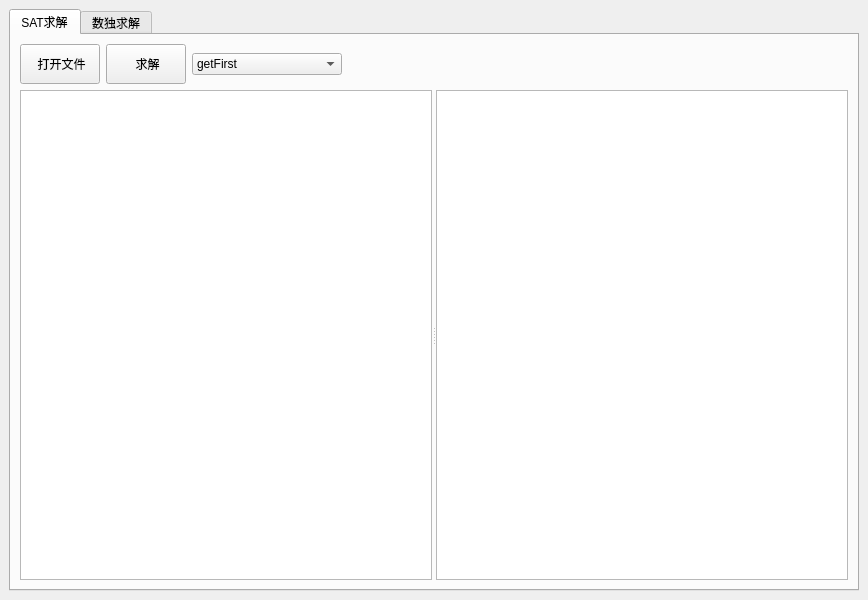
<?xml version="1.0" encoding="UTF-8"?>
<ui version="4.0">
 <class>SATSolverQt</class>
 <widget class="QMainWindow" name="SATSolverQt">
  <property name="geometry">
   <rect>
    <x>0</x>
    <y>0</y>
    <width>800</width>
    <height>600</height>
   </rect>
  </property>
  <property name="windowTitle">
   <string>SATSolverQt</string>
  </property>
  <widget class="QWidget" name="centralwidget">
   <layout class="QGridLayout" name="gridLayout_4">
    <item row="0" column="0">
     <widget class="QTabWidget" name="tabWidget">
      <property name="currentIndex">
       <number>0</number>
      </property>
      <widget class="QWidget" name="tab">
       <attribute name="title">
        <string>SAT求解</string>
       </attribute>
       <layout class="QGridLayout" name="gridLayout_2">
        <item row="1" column="0" rowspan="2" colspan="2">
         <widget class="QSplitter" name="splitter">
          <property name="orientation">
           <enum>Qt::Horizontal</enum>
          </property>
          <widget class="QPlainTextEdit" name="showSAT">
           <property name="minimumSize">
            <size>
             <width>0</width>
             <height>480</height>
            </size>
           </property>
           <property name="readOnly">
            <bool>true</bool>
           </property>
          </widget>
          <widget class="QPlainTextEdit" name="showAns">
           <property name="readOnly">
            <bool>true</bool>
           </property>
          </widget>
         </widget>
        </item>
        <item row="0" column="0">
         <layout class="QHBoxLayout" name="horizontalLayout">
          <property name="leftMargin">
           <number>0</number>
          </property>
          <property name="rightMargin">
           <number>500</number>
          </property>
          <item>
           <widget class="QPushButton" name="getSAT">
            <property name="minimumSize">
             <size>
              <width>0</width>
              <height>40</height>
             </size>
            </property>
            <property name="maximumSize">
             <size>
              <width>80</width>
              <height>16777215</height>
             </size>
            </property>
            <property name="text">
             <string> 打开文件</string>
            </property>
           </widget>
          </item>
          <item>
           <widget class="QPushButton" name="solveSAT">
            <property name="minimumSize">
             <size>
              <width>0</width>
              <height>40</height>
             </size>
            </property>
            <property name="maximumSize">
             <size>
              <width>80</width>
              <height>16777215</height>
             </size>
            </property>
            <property name="text">
             <string> 求解</string>
            </property>
           </widget>
          </item>
          <item>
           <widget class="QComboBox" name="chooseBranching">
            <property name="minimumSize">
             <size>
              <width>150</width>
              <height>0</height>
             </size>
            </property>
            <item>
             <property name="text">
              <string>getFirst</string>
             </property>
            </item>
            <item>
             <property name="text">
              <string>getLiteralDLCS</string>
             </property>
            </item>
            <item>
             <property name="text">
              <string>getLiteralMinLen</string>
             </property>
            </item>
            <item>
             <property name="text">
              <string>getLiteral2SJW</string>
             </property>
            </item>
           </widget>
          </item>
         </layout>
        </item>
       </layout>
      </widget>
      <widget class="QWidget" name="tab_2">
       <attribute name="title">
        <string>数独求解</string>
       </attribute>
       <layout class="QGridLayout" name="gridLayout_3">
        <item row="0" column="0">
         <widget class="QWidget" name="widget" native="true">
          <layout class="QGridLayout" name="gridLayout">
           <item row="4" column="1">
            <spacer name="verticalSpacer">
             <property name="orientation">
              <enum>Qt::Vertical</enum>
             </property>
             <property name="sizeHint" stdset="0">
              <size>
               <width>20</width>
               <height>40</height>
              </size>
             </property>
            </spacer>
           </item>
           <item row="5" column="1">
            <layout class="QVBoxLayout" name="verticalLayout">
             <property name="leftMargin">
              <number>12</number>
             </property>
             <property name="topMargin">
              <number>0</number>
             </property>
             <property name="rightMargin">
              <number>12</number>
             </property>
             <item>
              <widget class="QPushButton" name="assign0">
               <property name="minimumSize">
                <size>
                 <width>50</width>
                 <height>50</height>
                </size>
               </property>
               <property name="maximumSize">
                <size>
                 <width>50</width>
                 <height>50</height>
                </size>
               </property>
               <property name="text">
                <string>0</string>
               </property>
              </widget>
             </item>
             <item>
              <widget class="QPushButton" name="assign1">
               <property name="minimumSize">
                <size>
                 <width>50</width>
                 <height>50</height>
                </size>
               </property>
               <property name="maximumSize">
                <size>
                 <width>50</width>
                 <height>50</height>
                </size>
               </property>
               <property name="text">
                <string>1</string>
               </property>
              </widget>
             </item>
             <item>
              <widget class="QPushButton" name="assignCancel">
               <property name="minimumSize">
                <size>
                 <width>50</width>
                 <height>50</height>
                </size>
               </property>
               <property name="maximumSize">
                <size>
                 <width>50</width>
                 <height>50</height>
                </size>
               </property>
               <property name="text">
                <string>清空</string>
               </property>
              </widget>
             </item>
            </layout>
           </item>
           <item row="0" column="0" rowspan="8">
            <widget class="QTableView" name="boardTable">
             <property name="font">
              <font>
               <pointsize>15</pointsize>
              </font>
             </property>
            </widget>
           </item>
           <item row="0" column="1">
            <widget class="QPushButton" name="getPuzzle">
             <property name="text">
              <string>读取</string>
             </property>
            </widget>
           </item>
           <item row="2" column="1">
            <widget class="QLabel" name="label">
             <property name="maximumSize">
              <size>
               <width>16777215</width>
               <height>15</height>
              </size>
             </property>
             <property name="text">
              <string>数独大小</string>
             </property>
            </widget>
           </item>
           <item row="1" column="1">
            <widget class="QPushButton" name="puzzleGen">
             <property name="text">
              <string>生成</string>
             </property>
            </widget>
           </item>
           <item row="7" column="1">
            <widget class="QPushButton" name="getAns">
             <property name="text">
              <string>求解</string>
             </property>
            </widget>
           </item>
           <item row="3" column="1">
            <widget class="QComboBox" name="chooseSize">
             <item>
              <property name="text">
               <string>4</string>
              </property>
             </item>
             <item>
              <property name="text">
               <string>6</string>
              </property>
             </item>
             <item>
              <property name="text">
               <string>8</string>
              </property>
             </item>
            </widget>
           </item>
           <item row="6" column="1">
            <spacer name="verticalSpacer_2">
             <property name="orientation">
              <enum>Qt::Vertical</enum>
             </property>
             <property name="sizeHint" stdset="0">
              <size>
               <width>20</width>
               <height>40</height>
              </size>
             </property>
            </spacer>
           </item>
          </layout>
         </widget>
        </item>
       </layout>
      </widget>
     </widget>
    </item>
   </layout>
  </widget>
 </widget>
 <resources/>
 <connections/>
</ui>
